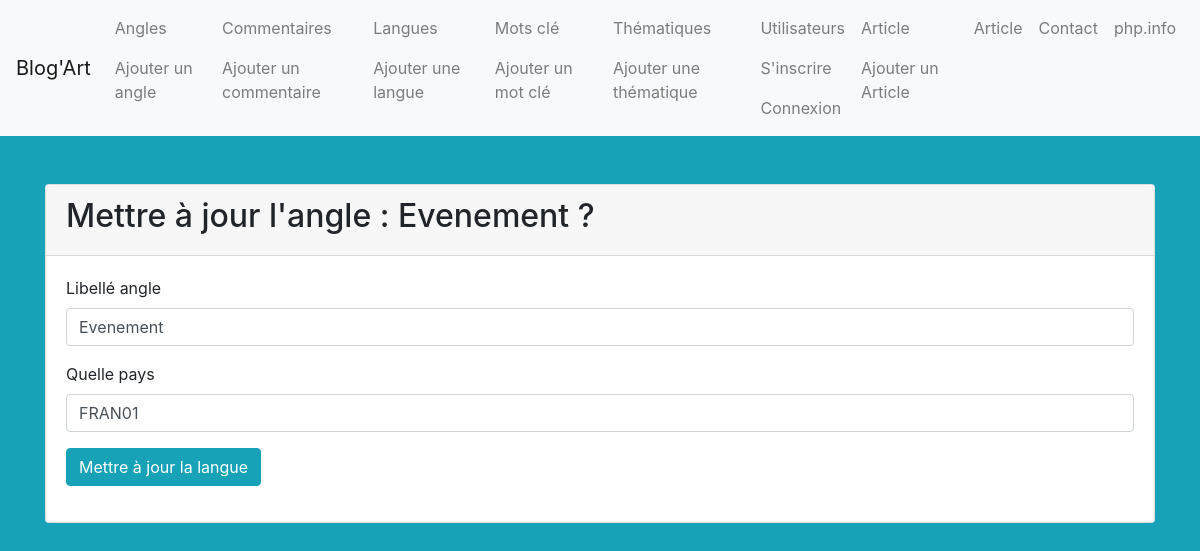
Screenshot of /BACK/Angle/edit.php?id=ANGL0101 with the database file from the repository.
### tables this page shows
CREATE TABLE IF NOT EXISTS `angle` (
  `NumAngl` char(8) NOT NULL,
  `LibAngl` char(60) DEFAULT NULL,
  `NumLang` char(8) NOT NULL,
  PRIMARY KEY (`NumAngl`),
  KEY `ANGLE_FK` (`NumAngl`),
  KEY `FK_ASSOCIATION_6` (`NumLang`)
);

### BACK/Angle/edit.php (the view, shortened to what this page needs)
<?php
  require '../db.php';
  $id = $_GET['id'];
  $sql = 'SELECT * FROM angle WHERE NumAngl=:id';
  $statement = $connection->prepare($sql);
  $statement->execute([':id' => $id ]);
  $person = $statement->fetch(PDO::FETCH_OBJ);
 ?>
<?php require '../header.php'; ?>
<div class="container">
  <div class="card mt-5">
    <div class="card-header">
      <h2>Mettre à jour l'angle : <?= $person->LibAngl; ?> ? </h2>
    </div>
    <div class="card-body">
      <form method="post">
        <div class="form-group">
          <label for="Lbl">Libellé angle</label>
          <input type="text" value="<?= $person->LibAngl; ?>" name="Lbl" id="Lbl" class="form-control" maxlength="60" required>
        </div>
        <div class="form-group">
          <label for="pays">Quelle pays</label>
          <input type="text" value="<?= $person->NumLang; ?>" name="pays" id="pays" class="form-control" maxlength="8" required>
        </div>
        <div class="form-group">
          <button type="submit" class="btn btn-info">Mettre à jour la langue</button>
        </div>
      </form>
    </div>
  </div>
</div>
<?php require '../footer.php'; ?>

### rows the page displays
angle: LibAngl "Evenement", Lbl "Evenement", pays "FRAN01"
